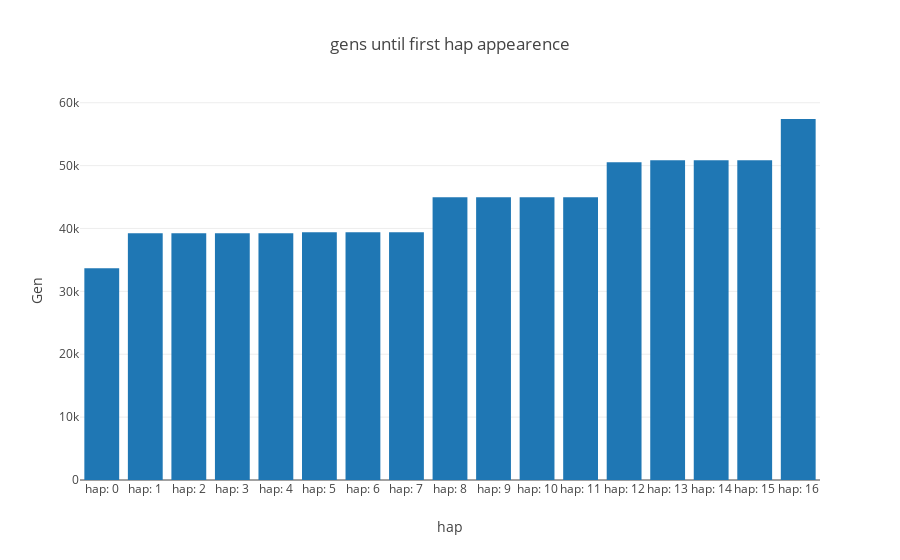

This figure's notebook cell:
### Code cell
from structure_tools.Coalesce_plots import plot_InfSites_gens

Anc_poss= root_lib[sink][-2]

hap_frame, fig_gens= plot_InfSites_gens(Anc_poss,point_up,root_lib,range_theta,Theta= Theta,height= 500,width= 900)

iplot(fig_gens)

### Figure 1 — Plotly figure (JSON) as saved in the notebook; plotly's stock layout.template omitted (floating-point values rounded to 4 significant figures)
{"data": [{"type": "bar", "uid": "fa73cb99-cd39-4e0b-a716-00ec95920b40", "x": ["hap: 0", "hap: 1", "hap: 2", "hap: 3", "hap: 4", "hap: 5", "hap: 6", "hap: 7", "hap: 8", "hap: 9", "hap: 10", "hap: 11", "hap: 12", "hap: 13", "hap: 14", "hap: 15", "hap: 16"], "y": [33690.0, 39250.0, 39250.0, 39250.0, 39250.0, 39410.0, 39410.0, 39410.0, 44970.0, 44970.0, 44970.0, 44970.0, 50520.0, 50860.0, 50860.0, 50860.0, 57410.0]}], "layout": {"barmode": "group", "title": {"text": "gens until first hap appearence"}, "xaxis": {"title": {"text": "hap"}}, "yaxis": {"title": {"text": "Gen"}}}}
